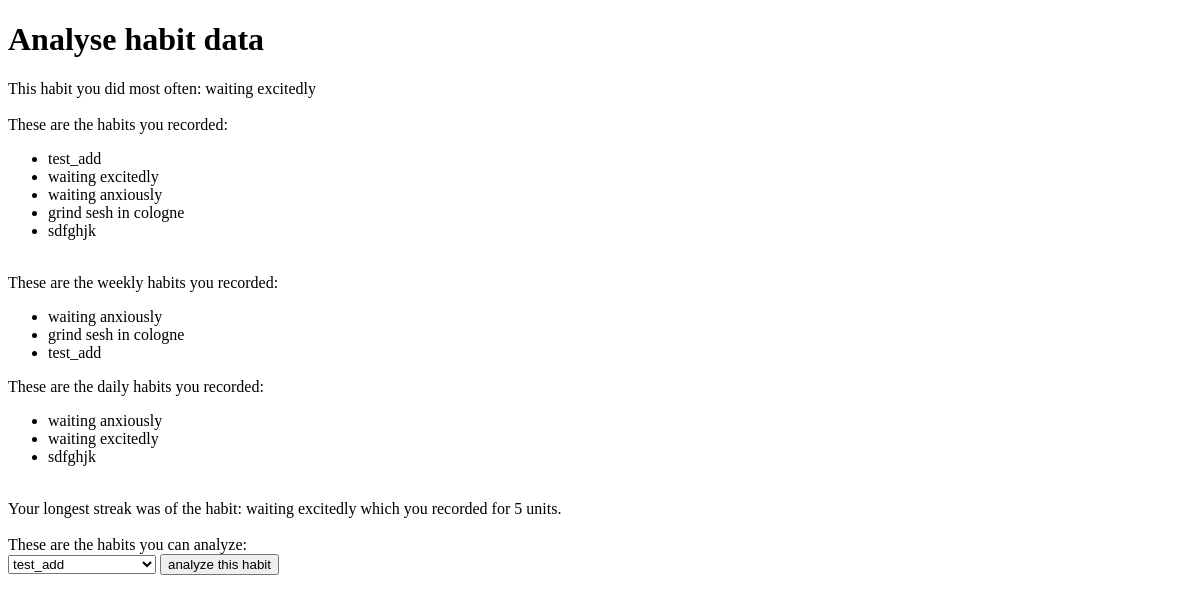
The page /analysis on the database as committed earlier.
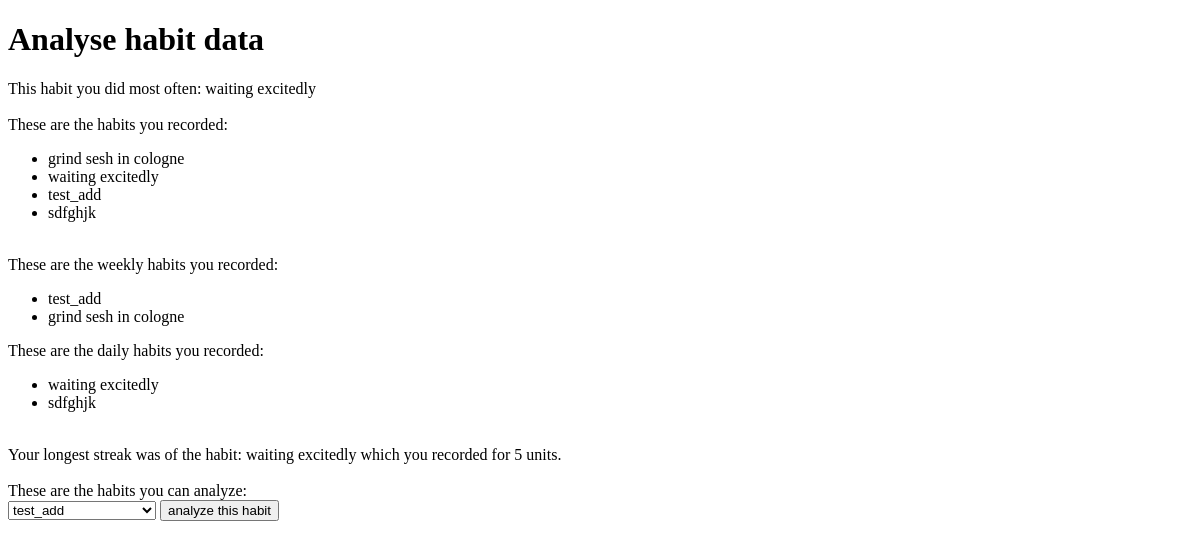
The same page on the database as committed later.
### tables this page shows
CREATE TABLE habits (
                id INTEGER PRIMARY KEY AUTOINCREMENT,
                name TEXT NOT NULL,
                date TEXT NOT NULL,
                streak INTEGER,
                periodicity TEXT NOT NULL
            );

### app.py (the view)
@app.route('/analysis', methods=('GET', 'POST'))
def analysis():
    conn = get_db_connection()
    cur = conn.cursor()
    cur.execute('SELECT name FROM habits')
    habits = cur.fetchall()
    habits_ls = [element[0] for element in habits]
    most_habit = ''
    single_habits_set = set(habits_ls)
    show_habits = [i for i in single_habits_set]
    for habit in single_habits_set:
        if habits_ls.count(habit) > habits_ls.count(most_habit):
            most_habit = habit
        elif habits_ls.count(habit) == habits_ls.count(most_habit):
            most_habit = habit, most_habit
    longest_streak = []
    conn = get_db_connection()
    cur = conn.cursor()
    cur.execute('SELECT name FROM habits WHERE periodicity = ?', ('daily',))
    ls_daily = cur.fetchall()
    ls_daily_readable_set = set([i[0] for i in ls_daily])
    for i in ls_daily_readable_set:
        longest_streak.append([i, current_streak(i)[0]])
    all_dates = [i[1] for i in longest_streak]
    streak_count = max(all_dates)
    longest_habit_s = []
    for habit, date in longest_streak:
        if date == streak_count:
            longest_habit_s.append(habit)
    cur = conn.cursor()
    cur.execute('SELECT name FROM habits WHERE periodicity = ?', ('daily',))
    dailies = set(cur.fetchall())
    cur = conn.cursor()
    cur.execute('SELECT name FROM habits WHERE periodicity = ?', ('weekly',))
    weeklies = set(cur.fetchall())
    cur.execute('SELECT name, periodicity FROM habits')
    all_habits = [i[0] for i in set(cur.fetchall())]
    conn.close()
    return render_template('analysis.html', variable_most_habit=most_habit, habits = show_habits, longest_streak_habit = longest_habit_s[0], longest_streak_streak = streak_count, daily_habits = dailies, weekly_habits = weeklies, all_habits = all_habits)

### app.py (called while the page is built)
@app.before_request
def before_request():
    g.db = get_db_connection()

### database.py (called while the page is built)
def get_db_connection():
    if 'db' not in g: # checks if g already holds a database and adds one otherwise
        print('building database connection')
        g.db = sqlite3.connect(current_app.config['DATABASE']) # sets the db according to the current context
        g.db.row_factory = sqlite3.Row # getting back dictionaries from the row data
    return g.db

def close_db_connection(e=None):
    db = g.pop('db', None)
    if db is not None:
        db.close()

### templates/analysis.html (shortened to what this page needs)
<!DOCTYPE html>
<html lang="en">
<head>
</head>
<body>
    <h1>Analyse habit data</h1>
    <div>This habit you did most often: {{ variable_most_habit }}</div>
    <br>
    <div>These are the habits you recorded:</div>
    <ul>
        {% for habit in habits %}
            <li>{{ habit }}</li>
        {% endfor %}
    </ul>
    <br>
    <div>These are the weekly habits you recorded:</div>
    <ul>
        {% for habit in weekly_habits %}
            <li>{{ habit[0] }}</li>
        {% endfor %}
    </ul>
    <div>These are the daily habits you recorded:</div>
    <ul>
        {% for habit in daily_habits %}
            <li>{{ habit[0] }}</li>
        {% endfor %}
    </ul>
    <br>
    <div>Your longest streak was of the habit: {{ longest_streak_habit }} which you recorded for {{ longest_streak_streak }} units.</div>
    <br>
    <div>These are the habits you can analyze:</div>
    <form action="/submit-dropdown-analysis" method="post">
        <select name="dropdown">
            {% for option in all_habits %}
            <option value="{{ option | safe }}">{{ option }}</option>
            {% endfor %}
        </select>
        <button type="submit">analyze this habit</button>
    </form>
</body>
</html>

Rows that differ between the two databases and show on the page:
removed habits: name "waiting anxiously"
removed habits: name "waiting anxiously"
shown differently, row unchanged: habits "waiting excitedly": moves down the list
shown differently, row unchanged: habits "grind sesh in cologne": moves up the list
shown differently, row unchanged: habits "test_add": moves up the list
